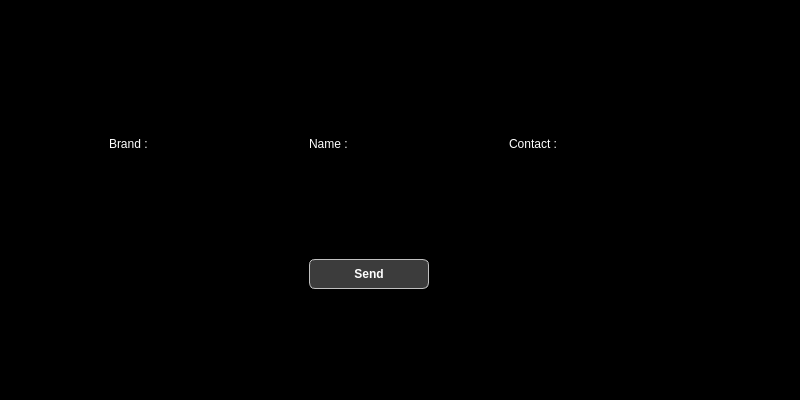
<?xml version="1.0" encoding="UTF-8"?>
<ui version="4.0">
 <class>MainWindow</class>
 <widget class="QMainWindow" name="MainWindow">
  <property name="geometry">
   <rect>
    <x>0</x>
    <y>0</y>
    <width>800</width>
    <height>400</height>
   </rect>
  </property>
  <property name="windowTitle">
   <string>MainWindow</string>
  </property>
  <property name="styleSheet">
   <string notr="true">background-color: rgb(0, 0, 0);</string>
  </property>
  <widget class="QWidget" name="centralwidget">
   <layout class="QHBoxLayout" name="horizontalLayout">
    <item>
     <widget class="QWidget" name="widget" native="true">
      <widget class="QPushButton" name="send_pushButton">
       <property name="geometry">
        <rect>
         <x>300</x>
         <y>250</y>
         <width>120</width>
         <height>30</height>
        </rect>
       </property>
       <property name="styleSheet">
        <string notr="true">color: rgb(255, 255, 255);
 font: 15pt &quot;Rockwell&quot;; 
background-color: rgb(60, 60, 60); 
font: bold; 
border: 1px solid silver; 
border-radius: 6px;
subcontrol-origin:  margin; 
padding: 2 2px 2 2px;</string>
       </property>
       <property name="text">
        <string>Send</string>
       </property>
      </widget>
      <widget class="QLineEdit" name="brand_lineEdit">
       <property name="geometry">
        <rect>
         <x>100</x>
         <y>150</y>
         <width>113</width>
         <height>30</height>
        </rect>
       </property>
       <property name="styleSheet">
        <string notr="true">color: rgb(255, 255, 255);</string>
       </property>
      </widget>
      <widget class="QLineEdit" name="name_lineEdit">
       <property name="geometry">
        <rect>
         <x>300</x>
         <y>150</y>
         <width>113</width>
         <height>30</height>
        </rect>
       </property>
       <property name="styleSheet">
        <string notr="true">color: rgb(255, 255, 255);</string>
       </property>
      </widget>
      <widget class="QLineEdit" name="contact_lineEdit">
       <property name="geometry">
        <rect>
         <x>500</x>
         <y>150</y>
         <width>113</width>
         <height>30</height>
        </rect>
       </property>
       <property name="styleSheet">
        <string notr="true">color: rgb(255, 255, 255);</string>
       </property>
      </widget>
      <widget class="QLabel" name="label">
       <property name="geometry">
        <rect>
         <x>100</x>
         <y>120</y>
         <width>100</width>
         <height>30</height>
        </rect>
       </property>
       <property name="styleSheet">
        <string notr="true">color: rgb(255, 255, 255);
font: 75 16pt &quot;Rockwell&quot;;
background-color: rgb(0, 0, 0);</string>
       </property>
       <property name="text">
        <string>Brand :</string>
       </property>
      </widget>
      <widget class="QLabel" name="label_2">
       <property name="geometry">
        <rect>
         <x>300</x>
         <y>120</y>
         <width>100</width>
         <height>30</height>
        </rect>
       </property>
       <property name="styleSheet">
        <string notr="true">color: rgb(255, 255, 255);
font: 75 16pt &quot;Rockwell&quot;;
background-color: rgb(0, 0, 0);</string>
       </property>
       <property name="text">
        <string>Name :</string>
       </property>
      </widget>
      <widget class="QLabel" name="label_3">
       <property name="geometry">
        <rect>
         <x>500</x>
         <y>120</y>
         <width>120</width>
         <height>30</height>
        </rect>
       </property>
       <property name="styleSheet">
        <string notr="true">color: rgb(255, 255, 255);
font: 75 16pt &quot;Rockwell&quot;;
background-color: rgb(0, 0, 0);</string>
       </property>
       <property name="text">
        <string>Contact :</string>
       </property>
      </widget>
     </widget>
    </item>
   </layout>
  </widget>
 </widget>
 <resources/>
 <connections/>
</ui>
